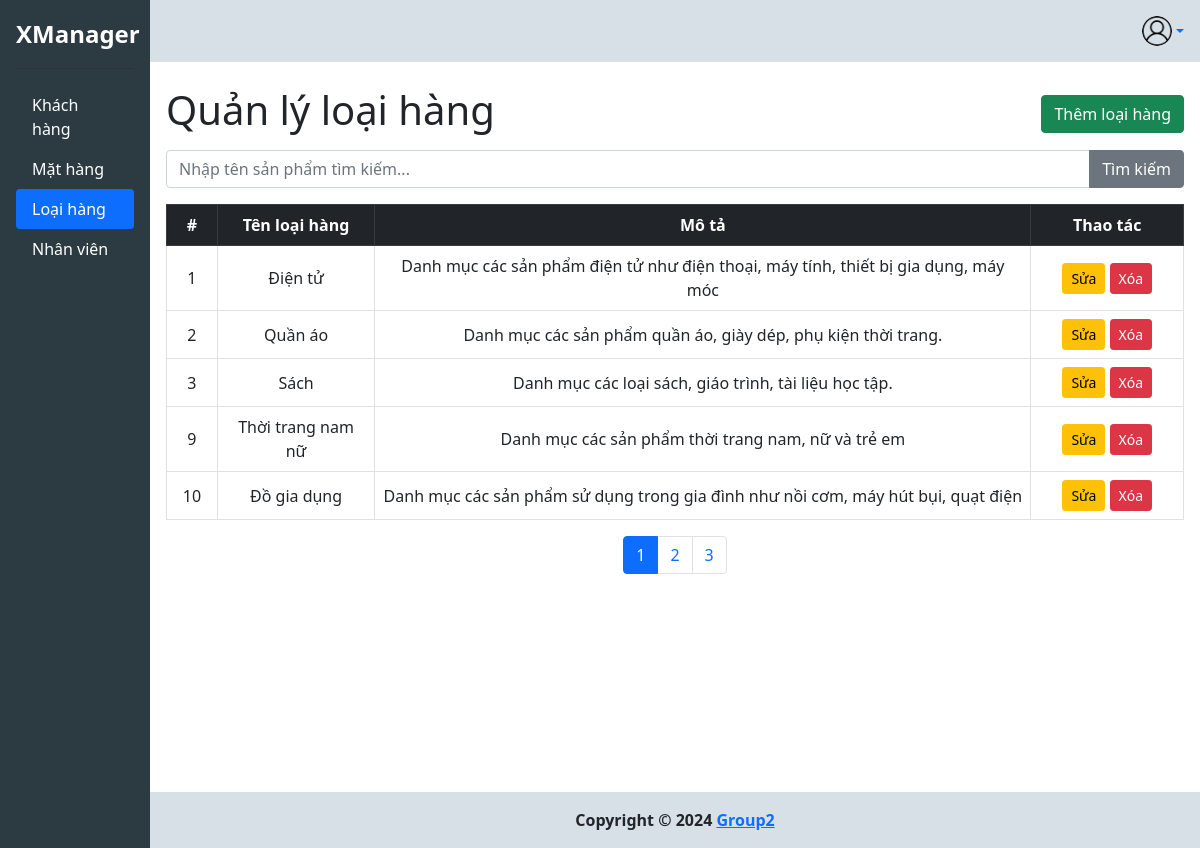
The app's page /category (signed in) with its own data.
### tables this page shows
CREATE TABLE `categories` (
  `CategoryID` int(11) NOT NULL,
  `CategoryName` varchar(100) DEFAULT NULL,
  `Description` varchar(250) DEFAULT NULL,
  `created_at` timestamp NOT NULL DEFAULT current_timestamp()
);

### src/Controller.php (called while the page is built, shortened)
<?php
class Controller {
    protected function render($view_name, $data = []) {
        extract($data);
        include __DIR__ . "\Views\\$view_name.php";
    }
}

### src/Controllers/CategoryController.php (called while the page is built, shortened)
<?php
class CategoryController extends Controller
{
    private $categoryModel;
    public function __construct()
    {
        $this->categoryModel = new Category();
    }
    public function index(){
        $page = isset($_GET['page']) ? (int)$_GET['page'] : 1;
        $limit = 5;
        $keyword = $_GET['keyword'] ?? "";
        $pageTitle = 'Quản lý loại hàng';
        $categories = $this->categoryModel->getPaginated($page, $limit, $keyword);
        $total = $this->categoryModel->getTotal($keyword);
        $totalPages = ceil($total / $limit);
        $this->render('categories/index', [
            'categories' => $categories,
            'totalPages' => $totalPages,
            'currentPage' => $page,
            'pageTitle' => $pageTitle
        ]);
    }
}

### index.php (called while the page is built, shortened)
<?php
require __DIR__. '/src/routes.php';
$uri = $_SERVER['REQUEST_URI'];
$router->match($uri);

### src/Models/Category.php (called while the page is built, shortened)
<?php
class Category
{
    private $mysqli;
    public function __construct()
    {
        $host = DB_HOST;
        $username = DB_USER;
        $password = DB_PASSWORD;
        $database = DB_NAME;
        $this->mysqli = new \mysqli($host, $username, $password, $database);
    }
    public function getPaginated($page, $limit, $keyword)
    {
        $offset = ($page - 1) * $limit;
        $stmt = $this->mysqli->prepare("SELECT * FROM categories WHERE CategoryName LIKE '%$keyword%' LIMIT ? OFFSET ?");
        $stmt->bind_param("ii", $limit, $offset);
        $stmt->execute();
        $result = $stmt->get_result();
        return $result->fetch_all(MYSQLI_ASSOC);
    }
}

### src/Views/categories/index.php (the view, shortened to what this page needs)
    <div class="d-flex justify-content-between align-items-center my-2">
        <h1><?= $pageTitle ?></h1>
        <a href="/category/create" class="my-2 btn btn-success">Thêm loại hàng</a>
    </div>
    <form action="" method="get">
        <div class="input-group mb-3">
            <input type="text" name="keyword" class="form-control" placeholder="Nhập tên sản phẩm tìm kiếm..." aria-describedby="button-addon2" value="<?= $_GET['keyword'] ?? '' ?>">
            <button class="btn btn-secondary" type="submit" id="button-addon2">
                Tìm kiếm
            </button>
        </div>
    </form>
    <table class="table table-bordered table-hover text-center align-middle">
    <thead class="table-dark">
            <tr>
                <th width="5%">#</th>
                <th>Tên loại hàng</th>
                <th>Mô tả</th>
                <th width="15%">Thao tác</th>
            </tr>
        </thead>
        <tbody>
        <?php foreach ($categories as $index => $category): ?>
            <tr>
                <td><?= $category["CategoryID"] ?></td>
                <td><?= htmlspecialchars($category["CategoryName"], ENT_QUOTES, 'UTF-8'); ?></td>
                <td><?= htmlspecialchars($category["Description"], ENT_QUOTES, 'UTF-8'); ?></td>
                <td>
                    <a href="/category/update/<?= $category["CategoryID"]; ?>" class="btn btn-warning btn-sm">Sửa</a>
                    <a href="/category/delete/<?= $category["CategoryID"]; ?>" class="btn btn-danger btn-sm">Xóa</a>
                </td>
            </tr>
        <?php endforeach; ?>
        </tbody>
    </table>
    <?php
    include_once(__DIR__ . '/../pagination.php');
    ?>
<?php include(__DIR__ . '/../layouts/layout.php'); ?>

### src/Router.php (shortened to what this page needs)
<?php
class Router {
    private $routes = [];
    public function addRoute($pattern, $callback, $middlewares = []) {
        $this->routes[$pattern] = [
            'callback' => $callback,
            'middlewares' => $middlewares
        ];
    }
    public function match($uri) {
        uksort($this->routes, function ($a, $b) {
            return strlen($b) - strlen($a);
        });
        foreach ($this->routes as $pattern => $route) {
            if (preg_match($pattern, $uri, $matches)) {
                array_shift($matches);
                call_user_func_array($route['callback'], $matches);
                return;
            }
        }
    }
}

### src/Views/layouts/layout.php (style rules this page uses)
:root { --header: 70px; --footer: 56px; }

### records on screen
categories: CategoryID "1", CategoryName "Điện tử", Description "Danh mục các sản phẩm điện tử như điện thoại, máy tính, thiết bị gia dụng, máy móc"
categories: CategoryID "2", CategoryName "Quần áo", Description "Danh mục các sản phẩm quần áo, giày dép, phụ kiện thời trang."
categories: CategoryID "3", CategoryName "Sách", Description "Danh mục các loại sách, giáo trình, tài liệu học tập."
categories: CategoryID "9", CategoryName "Thời trang nam nữ", Description "Danh mục các sản phẩm thời trang nam, nữ và trẻ em"
categories: CategoryID "10", CategoryName "Đồ gia dụng", Description "Danh mục các sản phẩm sử dụng trong gia đình như nồi cơm, máy hút bụi, quạt điện"
